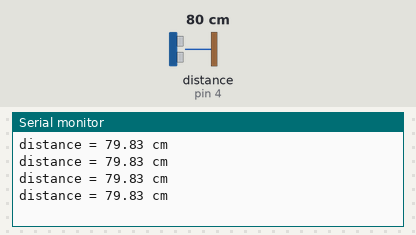
A sketch run on a simulated Arduino Uno, built with avr-gcc and run on an emulated ATmega328P. Shown: the last lines printed to the serial monitor. Wiring (inferred from the names in the program): ultrasonic range finder: trigger pin 3; echo pin 4. Inputs (shaded band) come from the test bench; at power-on: distance to the obstacle (sensor on pin 4) 80 cm. The echo pulse lasts 58.3 µs per cm.

Above: at 1.2 s.
1.3 s: distance to the obstacle (sensor on pin 4) set to 2 cm
At 1.73 s:
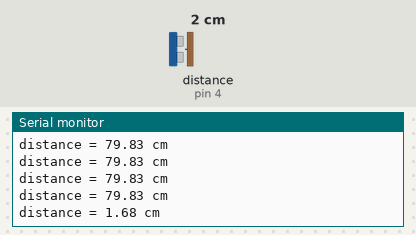
2.8 s: distance to the obstacle (sensor on pin 4) set to 4 cm
At 2.94 s:
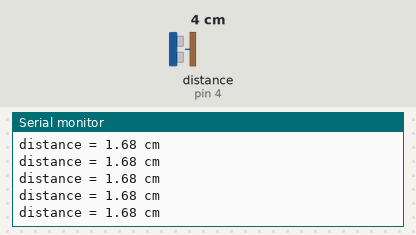
4.3 s: distance to the obstacle (sensor on pin 4) set to 60 cm
At 4.45 s:
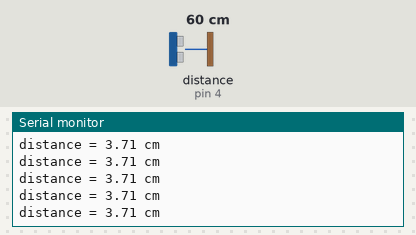
7.3 s: distance to the obstacle (sensor on pin 4) set to 2 cm
At 7.49 s:
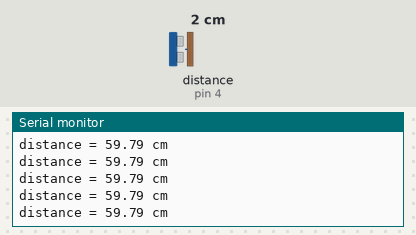
Timing chart, 0 to 10.3 s (numbered marks = the images above; inputs shaded):
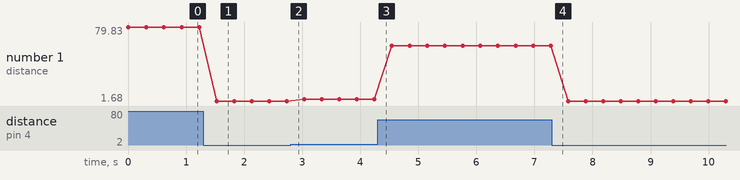

The sketch:

Hcsr04_Distance.ino
```cpp
const int trig = 3;
const int echo = 4;

void setup(){
    Serial.begin( 9600 );
    pinMode( trig, OUTPUT );
    pinMode( echo, INPUT );
}

void loop(){
    digitalWrite( trig, LOW );                         // sensor is passive
    delayMicroseconds(5);
    digitalWrite( trig, HIGH );                        // generate soundwave and activated sensor
    delayMicroseconds(5);
    digitalWrite( trig, LOW );

    int timer = pulseIn( echo, HIGH );
    float distance = ( timer/2 ) / 29.1;

    if( distance > 200 )
        distance = 200;

    Serial.print( "distance = " );
    Serial.print( distance );
    Serial.println( " cm "  );

    delay( 300 );
}
```

Measured:
- after the input at 1.3 s, the serial monitor: prints a new line after 0.23 s (image 1)
- plotted number 1: 79.83 → 1.68 after the input at 1.3 s, 1.68 → 3.71 after the input at 2.8 s, 3.71 → 59.79 after the input at 4.3 s, 59.79 → 1.68 after the input at 7.3 s
